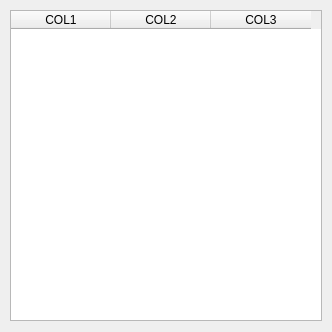
<?xml version="1.0" encoding="UTF-8"?>
<ui version="4.0">
 <class>wndSearch</class>
 <widget class="QMainWindow" name="wndSearch">
  <property name="geometry">
   <rect>
    <x>0</x>
    <y>0</y>
    <width>332</width>
    <height>332</height>
   </rect>
  </property>
  <property name="sizePolicy">
   <sizepolicy hsizetype="Preferred" vsizetype="Preferred">
    <horstretch>0</horstretch>
    <verstretch>0</verstretch>
   </sizepolicy>
  </property>
  <property name="minimumSize">
   <size>
    <width>332</width>
    <height>332</height>
   </size>
  </property>
  <property name="windowTitle">
   <string>Search Results: </string>
  </property>
  <widget class="QWidget" name="centralwidget">
   <widget class="QTableWidget" name="tblResults">
    <property name="geometry">
     <rect>
      <x>10</x>
      <y>10</y>
      <width>312</width>
      <height>311</height>
     </rect>
    </property>
    <property name="verticalScrollBarPolicy">
     <enum>Qt::ScrollBarAlwaysOff</enum>
    </property>
    <property name="horizontalScrollBarPolicy">
     <enum>Qt::ScrollBarAlwaysOff</enum>
    </property>
    <property name="alternatingRowColors">
     <bool>true</bool>
    </property>
    <column>
     <property name="text">
      <string>COL1</string>
     </property>
    </column>
    <column>
     <property name="text">
      <string>COL2</string>
     </property>
    </column>
    <column>
     <property name="text">
      <string>COL3</string>
     </property>
    </column>
   </widget>
  </widget>
 </widget>
 <resources/>
 <connections/>
 <slots>
  <slot>tblDoubleClicked()</slot>
 </slots>
</ui>
